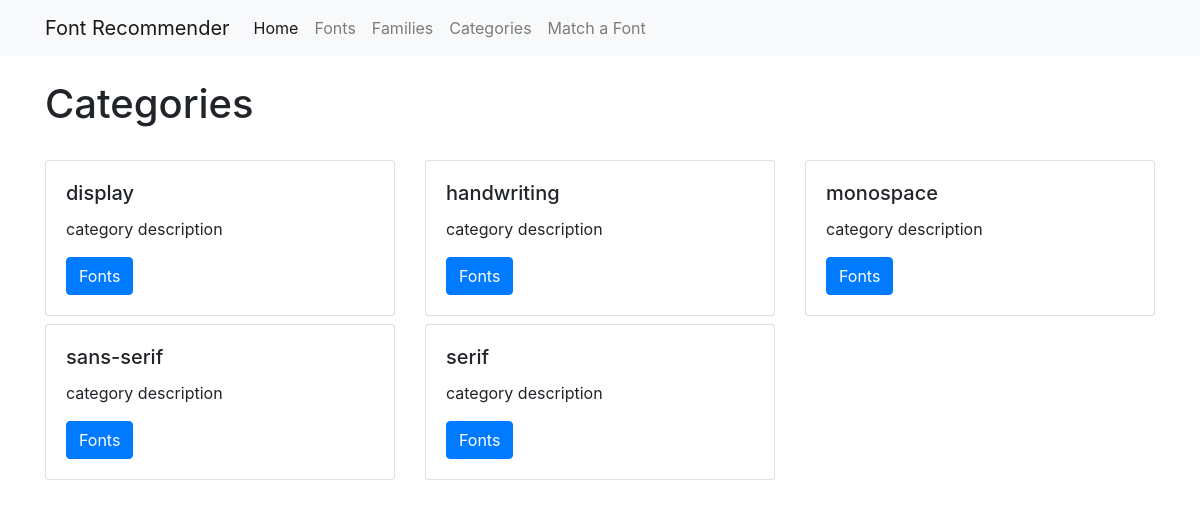
/categories/, run on an earlier commit of the app's database.
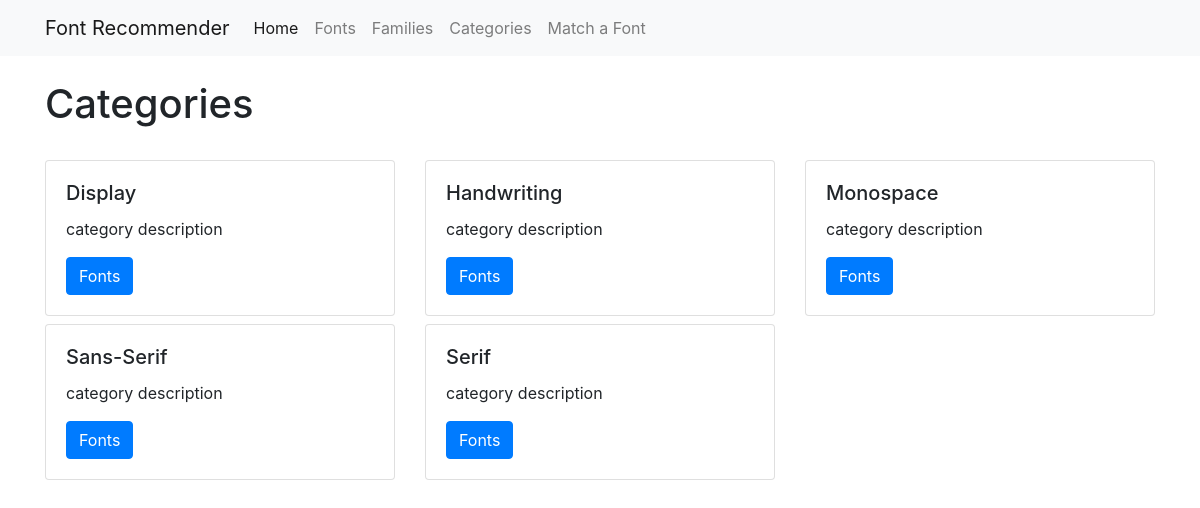
And on a later commit of the database.
### categories/models.py (models this page shows, shortened)
class Category(models.Model):
    name = models.CharField(max_length=255, default=None, primary_key=True)
    class Meta:
        verbose_name_plural = 'Categories'

### categories/views.py (the view)
# urls.py: path('categories/', include('categories.urls')),
def categories(request):
    categories = Category.objects.all().order_by('name')
    context = {
        'categories': categories
    }
    return render(request, 'categories.html', context)

### categories/templates/categories.html (shortened to what this page needs)
{% extends "base.html" %}
{% load static %}
{% block page_content %}
<h1>Categories</h1>
<br>
<div class="row">
{% for category in categories %}
    <div class="col-md-4">
        <div class="card mb-2">
            <div class="card-body">
                <h5 class="card-title">{{ category.name }}</h5>
                <p class="card-text">category description</p>
                <a href="{% url 'category' category.pk %}"class="btn btn-primary">Fonts</a>
            </div>
        </div>
    </div>
    {% endfor %}
</div>
{% endblock %}

What changed in the data, as far as the page shows it:
removed Category: name "display"
removed Category: name "handwriting"
removed Category: name "monospace"
removed Category: name "sans-serif"
removed Category: name "serif"
added Category: name "Display"
added Category: name "Handwriting"
added Category: name "Monospace"
added Category: name "Sans-Serif"
added Category: name "Serif"
